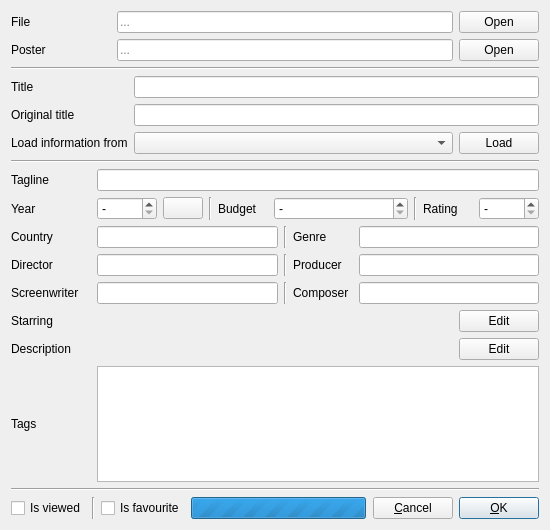
<?xml version="1.0" encoding="UTF-8"?>
<ui version="4.0">
 <class>AddFilmWindow</class>
 <widget class="QDialog" name="AddFilmWindow">
  <property name="windowModality">
   <enum>Qt::WindowModal</enum>
  </property>
  <property name="geometry">
   <rect>
    <x>0</x>
    <y>0</y>
    <width>550</width>
    <height>530</height>
   </rect>
  </property>
  <property name="windowTitle">
   <string>Add film</string>
  </property>
  <property name="windowIcon">
   <iconset resource="../icons.qrc">
    <normaloff>:/tool/add</normaloff>:/tool/add</iconset>
  </property>
  <property name="modal">
   <bool>true</bool>
  </property>
  <layout class="QVBoxLayout" name="verticalLayout">
   <item>
    <layout class="QHBoxLayout" name="layoutFile">
     <item>
      <widget class="QLabel" name="labelFile">
       <property name="minimumSize">
        <size>
         <width>100</width>
         <height>0</height>
        </size>
       </property>
       <property name="text">
        <string>File</string>
       </property>
      </widget>
     </item>
     <item>
      <widget class="QLineEdit" name="eFilmFileName">
       <property name="focusPolicy">
        <enum>Qt::NoFocus</enum>
       </property>
       <property name="text">
        <string notr="true"/>
       </property>
       <property name="maxLength">
        <number>3000</number>
       </property>
       <property name="readOnly">
        <bool>true</bool>
       </property>
       <property name="placeholderText">
        <string notr="true">...</string>
       </property>
      </widget>
     </item>
     <item>
      <widget class="QPushButton" name="bOpenFile">
       <property name="toolTip">
        <string>Select a film on the disk</string>
       </property>
       <property name="text">
        <string>Open</string>
       </property>
      </widget>
     </item>
    </layout>
   </item>
   <item>
    <layout class="QHBoxLayout" name="layoutPoster">
     <item>
      <widget class="QLabel" name="labelPoster">
       <property name="minimumSize">
        <size>
         <width>100</width>
         <height>0</height>
        </size>
       </property>
       <property name="text">
        <string>Poster</string>
       </property>
      </widget>
     </item>
     <item>
      <widget class="QLineEdit" name="ePosterFileName">
       <property name="focusPolicy">
        <enum>Qt::NoFocus</enum>
       </property>
       <property name="text">
        <string notr="true"/>
       </property>
       <property name="maxLength">
        <number>3000</number>
       </property>
       <property name="readOnly">
        <bool>true</bool>
       </property>
       <property name="placeholderText">
        <string notr="true">...</string>
       </property>
      </widget>
     </item>
     <item>
      <widget class="QPushButton" name="bOpenPoster">
       <property name="toolTip">
        <string>Select a poster on the disk</string>
       </property>
       <property name="text">
        <string>Open</string>
       </property>
      </widget>
     </item>
    </layout>
   </item>
   <item>
    <widget class="Line" name="lineMain0">
     <property name="orientation">
      <enum>Qt::Horizontal</enum>
     </property>
    </widget>
   </item>
   <item>
    <layout class="QHBoxLayout" name="layoutTitlePlus">
     <item>
      <layout class="QVBoxLayout" name="layoutTitles">
       <item>
        <widget class="QLabel" name="labelTitle">
         <property name="minimumSize">
          <size>
           <width>80</width>
           <height>0</height>
          </size>
         </property>
         <property name="text">
          <string>Title</string>
         </property>
         <property name="buddy">
          <cstring>eTitle</cstring>
         </property>
        </widget>
       </item>
       <item>
        <widget class="QLabel" name="labelOriginalTitle">
         <property name="minimumSize">
          <size>
           <width>80</width>
           <height>0</height>
          </size>
         </property>
         <property name="text">
          <string>Original title</string>
         </property>
         <property name="buddy">
          <cstring>eOriginalTitle</cstring>
         </property>
        </widget>
       </item>
       <item>
        <widget class="QLabel" name="labelLoadInformation">
         <property name="text">
          <string>Load information from</string>
         </property>
         <property name="buddy">
          <cstring>cbOnlineSource</cstring>
         </property>
        </widget>
       </item>
      </layout>
     </item>
     <item>
      <layout class="QVBoxLayout" name="layoutTitlesEdits">
       <item>
        <widget class="QLineEdit" name="eTitle">
         <property name="maxLength">
          <number>500</number>
         </property>
         <property name="clearButtonEnabled">
          <bool>true</bool>
         </property>
        </widget>
       </item>
       <item>
        <widget class="QLineEdit" name="eOriginalTitle">
         <property name="maxLength">
          <number>500</number>
         </property>
         <property name="clearButtonEnabled">
          <bool>true</bool>
         </property>
        </widget>
       </item>
       <item>
        <layout class="QHBoxLayout" name="layoutLoadFrom" stretch="1,0">
         <item>
          <widget class="QComboBox" name="cbOnlineSource"/>
         </item>
         <item>
          <widget class="QPushButton" name="bLoad">
           <property name="toolTip">
            <string>Try to fetch information from the selected online source.</string>
           </property>
           <property name="text">
            <string>Load</string>
           </property>
          </widget>
         </item>
        </layout>
       </item>
      </layout>
     </item>
    </layout>
   </item>
   <item>
    <widget class="Line" name="lineMain1">
     <property name="orientation">
      <enum>Qt::Horizontal</enum>
     </property>
    </widget>
   </item>
   <item>
    <layout class="QHBoxLayout" name="layoutTagline">
     <item>
      <widget class="QLabel" name="labelTagline">
       <property name="minimumSize">
        <size>
         <width>80</width>
         <height>0</height>
        </size>
       </property>
       <property name="text">
        <string>Tagline</string>
       </property>
       <property name="buddy">
        <cstring>eTagline</cstring>
       </property>
      </widget>
     </item>
     <item>
      <widget class="QLineEdit" name="eTagline">
       <property name="maxLength">
        <number>500</number>
       </property>
       <property name="clearButtonEnabled">
        <bool>true</bool>
       </property>
      </widget>
     </item>
    </layout>
   </item>
   <item>
    <layout class="QHBoxLayout" name="layoutNumbers" stretch="0,0,0,0,0">
     <item>
      <layout class="QHBoxLayout" name="layoutYear">
       <item>
        <widget class="QLabel" name="labelYear">
         <property name="minimumSize">
          <size>
           <width>80</width>
           <height>0</height>
          </size>
         </property>
         <property name="text">
          <string>Year</string>
         </property>
        </widget>
       </item>
       <item>
        <widget class="QSpinBox" name="sbYear">
         <property name="minimumSize">
          <size>
           <width>60</width>
           <height>0</height>
          </size>
         </property>
         <property name="specialValueText">
          <string notr="true">-</string>
         </property>
         <property name="correctionMode">
          <enum>QAbstractSpinBox::CorrectToNearestValue</enum>
         </property>
         <property name="minimum">
          <number>1849</number>
         </property>
         <property name="maximum">
          <number>2102</number>
         </property>
         <property name="value">
          <number>1849</number>
         </property>
        </widget>
       </item>
       <item>
        <widget class="QPushButton" name="bClearYear">
         <property name="toolTip">
          <string>Clear</string>
         </property>
         <property name="icon">
          <iconset resource="../icons.qrc">
           <normaloff>:/tool/clear</normaloff>:/tool/clear</iconset>
         </property>
        </widget>
       </item>
      </layout>
     </item>
     <item>
      <widget class="Line" name="lineYear">
       <property name="orientation">
        <enum>Qt::Vertical</enum>
       </property>
      </widget>
     </item>
     <item>
      <layout class="QHBoxLayout" name="layoutBudget" stretch="0,1">
       <item>
        <widget class="QLabel" name="labelBudget">
         <property name="minimumSize">
          <size>
           <width>50</width>
           <height>0</height>
          </size>
         </property>
         <property name="text">
          <string>Budget</string>
         </property>
        </widget>
       </item>
       <item>
        <widget class="QDoubleSpinBox" name="sbBudget">
         <property name="specialValueText">
          <string notr="true">-</string>
         </property>
         <property name="correctionMode">
          <enum>QAbstractSpinBox::CorrectToNearestValue</enum>
         </property>
         <property name="prefix">
          <string notr="true">$</string>
         </property>
         <property name="decimals">
          <number>0</number>
         </property>
         <property name="maximum">
          <double>2000000000.000000000000000</double>
         </property>
         <property name="singleStep">
          <double>100.000000000000000</double>
         </property>
        </widget>
       </item>
      </layout>
     </item>
     <item>
      <widget class="Line" name="lineBudget">
       <property name="orientation">
        <enum>Qt::Vertical</enum>
       </property>
      </widget>
     </item>
     <item>
      <layout class="QHBoxLayout" name="layoutRating">
       <item>
        <widget class="QLabel" name="labelRating">
         <property name="minimumSize">
          <size>
           <width>50</width>
           <height>0</height>
          </size>
         </property>
         <property name="text">
          <string>Rating</string>
         </property>
         <property name="buddy">
          <cstring>sbRating</cstring>
         </property>
        </widget>
       </item>
       <item>
        <widget class="QDoubleSpinBox" name="sbRating">
         <property name="minimumSize">
          <size>
           <width>60</width>
           <height>0</height>
          </size>
         </property>
         <property name="specialValueText">
          <string notr="true">-</string>
         </property>
         <property name="correctionMode">
          <enum>QAbstractSpinBox::CorrectToNearestValue</enum>
         </property>
         <property name="decimals">
          <number>1</number>
         </property>
         <property name="minimum">
          <double>1.000000000000000</double>
         </property>
         <property name="maximum">
          <double>10.000000000000000</double>
         </property>
         <property name="singleStep">
          <double>0.500000000000000</double>
         </property>
         <property name="value">
          <double>1.000000000000000</double>
         </property>
        </widget>
       </item>
      </layout>
     </item>
    </layout>
   </item>
   <item>
    <layout class="QHBoxLayout" name="layoutStaff">
     <property name="spacing">
      <number>6</number>
     </property>
     <item>
      <layout class="QVBoxLayout" name="layoutSubStaff1">
       <item>
        <widget class="QLabel" name="labelCountry">
         <property name="minimumSize">
          <size>
           <width>80</width>
           <height>0</height>
          </size>
         </property>
         <property name="text">
          <string>Country</string>
         </property>
         <property name="buddy">
          <cstring>eCountry</cstring>
         </property>
        </widget>
       </item>
       <item>
        <widget class="QLabel" name="labelDirector">
         <property name="minimumSize">
          <size>
           <width>80</width>
           <height>0</height>
          </size>
         </property>
         <property name="text">
          <string>Director</string>
         </property>
         <property name="buddy">
          <cstring>eDirector</cstring>
         </property>
        </widget>
       </item>
       <item>
        <widget class="QLabel" name="labelScreenwriter">
         <property name="minimumSize">
          <size>
           <width>80</width>
           <height>0</height>
          </size>
         </property>
         <property name="text">
          <string>Screenwriter</string>
         </property>
         <property name="buddy">
          <cstring>eScreenwriter</cstring>
         </property>
        </widget>
       </item>
      </layout>
     </item>
     <item>
      <layout class="QVBoxLayout" name="layoutSubStaff2">
       <item>
        <widget class="QLineEdit" name="eCountry">
         <property name="toolTip">
          <string>Countries, comma separated</string>
         </property>
         <property name="maxLength">
          <number>500</number>
         </property>
         <property name="clearButtonEnabled">
          <bool>true</bool>
         </property>
        </widget>
       </item>
       <item>
        <widget class="QLineEdit" name="eDirector">
         <property name="toolTip">
          <string>Directors, comma separated</string>
         </property>
         <property name="maxLength">
          <number>500</number>
         </property>
         <property name="clearButtonEnabled">
          <bool>true</bool>
         </property>
        </widget>
       </item>
       <item>
        <widget class="QLineEdit" name="eScreenwriter">
         <property name="toolTip">
          <string>Screenwriters, comma separated</string>
         </property>
         <property name="maxLength">
          <number>500</number>
         </property>
         <property name="clearButtonEnabled">
          <bool>true</bool>
         </property>
        </widget>
       </item>
      </layout>
     </item>
     <item>
      <layout class="QVBoxLayout" name="layoutSubStaff3">
       <item>
        <widget class="Line" name="lineStaff1">
         <property name="orientation">
          <enum>Qt::Vertical</enum>
         </property>
        </widget>
       </item>
       <item>
        <widget class="Line" name="lineStaff2">
         <property name="orientation">
          <enum>Qt::Vertical</enum>
         </property>
        </widget>
       </item>
       <item>
        <widget class="Line" name="lineStaff3">
         <property name="orientation">
          <enum>Qt::Vertical</enum>
         </property>
        </widget>
       </item>
      </layout>
     </item>
     <item>
      <layout class="QVBoxLayout" name="layoutSubStaff4">
       <item>
        <widget class="QLabel" name="labelGenre">
         <property name="minimumSize">
          <size>
           <width>60</width>
           <height>0</height>
          </size>
         </property>
         <property name="text">
          <string>Genre</string>
         </property>
         <property name="buddy">
          <cstring>eGenre</cstring>
         </property>
        </widget>
       </item>
       <item>
        <widget class="QLabel" name="labelProducer">
         <property name="minimumSize">
          <size>
           <width>60</width>
           <height>0</height>
          </size>
         </property>
         <property name="text">
          <string>Producer</string>
         </property>
         <property name="buddy">
          <cstring>eProducer</cstring>
         </property>
        </widget>
       </item>
       <item>
        <widget class="QLabel" name="labelComposer">
         <property name="minimumSize">
          <size>
           <width>60</width>
           <height>0</height>
          </size>
         </property>
         <property name="text">
          <string>Composer</string>
         </property>
         <property name="buddy">
          <cstring>eComposer</cstring>
         </property>
        </widget>
       </item>
      </layout>
     </item>
     <item>
      <layout class="QVBoxLayout" name="layoutSubStaff5">
       <item>
        <widget class="QLineEdit" name="eGenre">
         <property name="toolTip">
          <string>Genres, comma separated</string>
         </property>
         <property name="maxLength">
          <number>500</number>
         </property>
         <property name="clearButtonEnabled">
          <bool>true</bool>
         </property>
        </widget>
       </item>
       <item>
        <widget class="QLineEdit" name="eProducer">
         <property name="toolTip">
          <string>Producers, comma separated</string>
         </property>
         <property name="maxLength">
          <number>500</number>
         </property>
         <property name="clearButtonEnabled">
          <bool>true</bool>
         </property>
        </widget>
       </item>
       <item>
        <widget class="QLineEdit" name="eComposer">
         <property name="toolTip">
          <string>Composers, comma separated</string>
         </property>
         <property name="maxLength">
          <number>500</number>
         </property>
         <property name="clearButtonEnabled">
          <bool>true</bool>
         </property>
        </widget>
       </item>
      </layout>
     </item>
    </layout>
   </item>
   <item>
    <layout class="QHBoxLayout" name="layoutStarring" stretch="0,1,0,0">
     <item>
      <widget class="QLabel" name="labelStarring">
       <property name="minimumSize">
        <size>
         <width>80</width>
         <height>0</height>
        </size>
       </property>
       <property name="text">
        <string>Starring</string>
       </property>
      </widget>
     </item>
     <item>
      <widget class="CutLabel" name="lStarringText">
       <property name="sizePolicy">
        <sizepolicy hsizetype="Ignored" vsizetype="Preferred">
         <horstretch>0</horstretch>
         <verstretch>0</verstretch>
        </sizepolicy>
       </property>
       <property name="text">
        <string notr="true"/>
       </property>
      </widget>
     </item>
     <item>
      <spacer name="horizontalSpacer">
       <property name="orientation">
        <enum>Qt::Horizontal</enum>
       </property>
       <property name="sizeHint" stdset="0">
        <size>
         <width>1</width>
         <height>20</height>
        </size>
       </property>
      </spacer>
     </item>
     <item>
      <widget class="QPushButton" name="bStarringEdit">
       <property name="text">
        <string>Edit</string>
       </property>
      </widget>
     </item>
    </layout>
   </item>
   <item>
    <layout class="QHBoxLayout" name="layoutDescription" stretch="0,1,0,0">
     <item>
      <widget class="QLabel" name="labelDescription">
       <property name="minimumSize">
        <size>
         <width>80</width>
         <height>0</height>
        </size>
       </property>
       <property name="text">
        <string>Description</string>
       </property>
      </widget>
     </item>
     <item>
      <widget class="CutLabel" name="lDescriptionText">
       <property name="sizePolicy">
        <sizepolicy hsizetype="Ignored" vsizetype="Preferred">
         <horstretch>0</horstretch>
         <verstretch>0</verstretch>
        </sizepolicy>
       </property>
       <property name="text">
        <string notr="true"/>
       </property>
      </widget>
     </item>
     <item>
      <spacer name="horizontalSpacer_2">
       <property name="orientation">
        <enum>Qt::Horizontal</enum>
       </property>
       <property name="sizeHint" stdset="0">
        <size>
         <width>1</width>
         <height>20</height>
        </size>
       </property>
      </spacer>
     </item>
     <item>
      <widget class="QPushButton" name="bDescriptionEdit">
       <property name="text">
        <string>Edit</string>
       </property>
      </widget>
     </item>
    </layout>
   </item>
   <item>
    <layout class="QHBoxLayout" name="layoutTags">
     <item>
      <widget class="QLabel" name="labelTags">
       <property name="minimumSize">
        <size>
         <width>80</width>
         <height>0</height>
        </size>
       </property>
       <property name="text">
        <string>Tags</string>
       </property>
      </widget>
     </item>
     <item>
      <widget class="QPlainTextEdit" name="eTags">
       <property name="minimumSize">
        <size>
         <width>0</width>
         <height>20</height>
        </size>
       </property>
      </widget>
     </item>
    </layout>
   </item>
   <item>
    <widget class="Line" name="lineMain2">
     <property name="orientation">
      <enum>Qt::Horizontal</enum>
     </property>
    </widget>
   </item>
   <item>
    <layout class="QHBoxLayout" name="layoutFooter" stretch="0,0,0,1,0,0,0">
     <item>
      <widget class="QCheckBox" name="cIsViewed">
       <property name="text">
        <string>Is viewed</string>
       </property>
      </widget>
     </item>
     <item>
      <widget class="Line" name="lineFooter0">
       <property name="orientation">
        <enum>Qt::Vertical</enum>
       </property>
      </widget>
     </item>
     <item>
      <widget class="QCheckBox" name="cIsFavourite">
       <property name="text">
        <string>Is favourite</string>
       </property>
      </widget>
     </item>
     <item>
      <widget class="QProgressBar" name="progressBar">
       <property name="maximum">
        <number>0</number>
       </property>
       <property name="value">
        <number>-1</number>
       </property>
       <property name="format">
        <string/>
       </property>
      </widget>
     </item>
     <item>
      <spacer name="spacerFooter0">
       <property name="orientation">
        <enum>Qt::Horizontal</enum>
       </property>
       <property name="sizeHint" stdset="0">
        <size>
         <width>1</width>
         <height>20</height>
        </size>
       </property>
      </spacer>
     </item>
     <item>
      <widget class="QPushButton" name="bCancel">
       <property name="text">
        <string>&amp;Cancel</string>
       </property>
      </widget>
     </item>
     <item>
      <widget class="QPushButton" name="bOk">
       <property name="text">
        <string>&amp;OK</string>
       </property>
       <property name="default">
        <bool>true</bool>
       </property>
      </widget>
     </item>
    </layout>
   </item>
  </layout>
 </widget>
 <customwidgets>
  <customwidget>
   <class>CutLabel</class>
   <extends>QLabel</extends>
   <header>datamanip/cutlabel.h</header>
  </customwidget>
 </customwidgets>
 <tabstops>
  <tabstop>bOpenFile</tabstop>
  <tabstop>bOpenPoster</tabstop>
  <tabstop>eTitle</tabstop>
  <tabstop>eOriginalTitle</tabstop>
  <tabstop>cbOnlineSource</tabstop>
  <tabstop>bLoad</tabstop>
  <tabstop>eTagline</tabstop>
  <tabstop>sbRating</tabstop>
  <tabstop>eCountry</tabstop>
  <tabstop>eDirector</tabstop>
  <tabstop>eScreenwriter</tabstop>
  <tabstop>eGenre</tabstop>
  <tabstop>eProducer</tabstop>
  <tabstop>eComposer</tabstop>
  <tabstop>bStarringEdit</tabstop>
  <tabstop>bDescriptionEdit</tabstop>
  <tabstop>cIsViewed</tabstop>
  <tabstop>cIsFavourite</tabstop>
  <tabstop>bOk</tabstop>
  <tabstop>bCancel</tabstop>
 </tabstops>
 <resources>
  <include location="../icons.qrc"/>
 </resources>
 <connections>
  <connection>
   <sender>bCancel</sender>
   <signal>clicked()</signal>
   <receiver>AddFilmWindow</receiver>
   <slot>close()</slot>
   <hints>
    <hint type="sourcelabel">
     <x>498</x>
     <y>509</y>
    </hint>
    <hint type="destinationlabel">
     <x>299</x>
     <y>282</y>
    </hint>
   </hints>
  </connection>
 </connections>
</ui>
